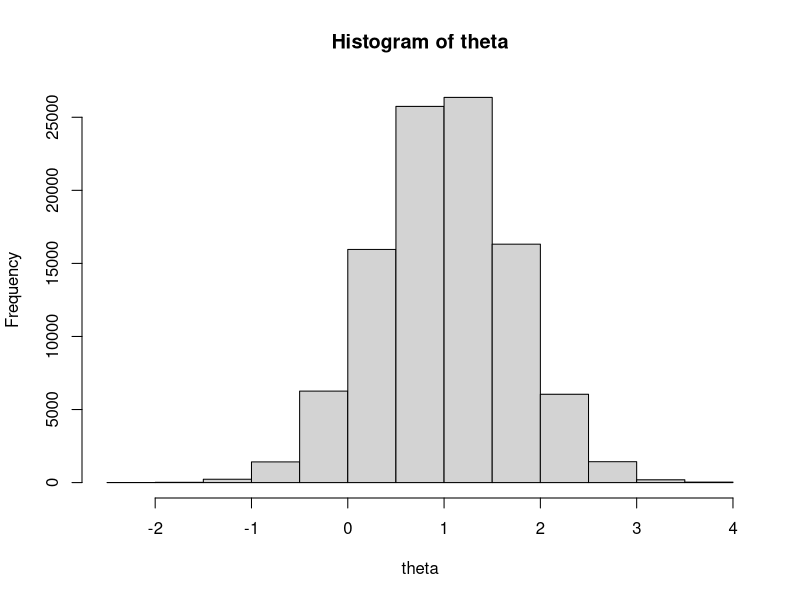
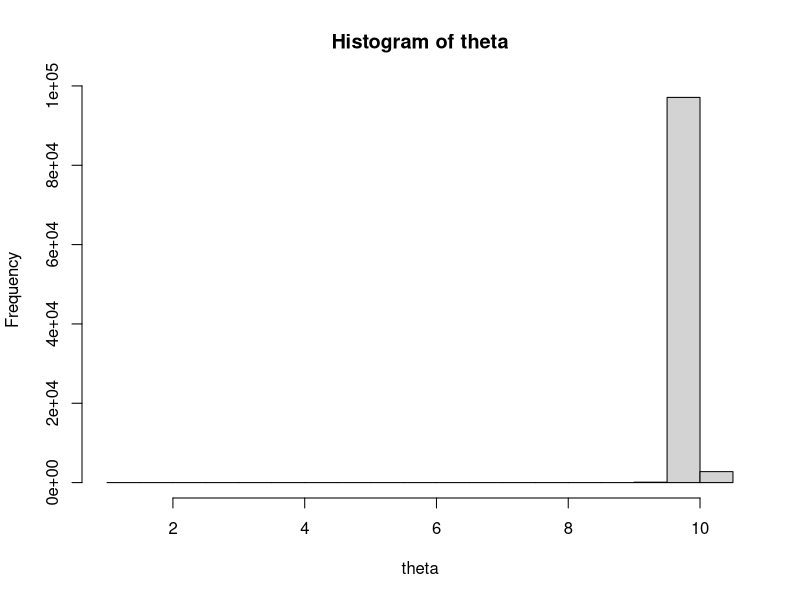
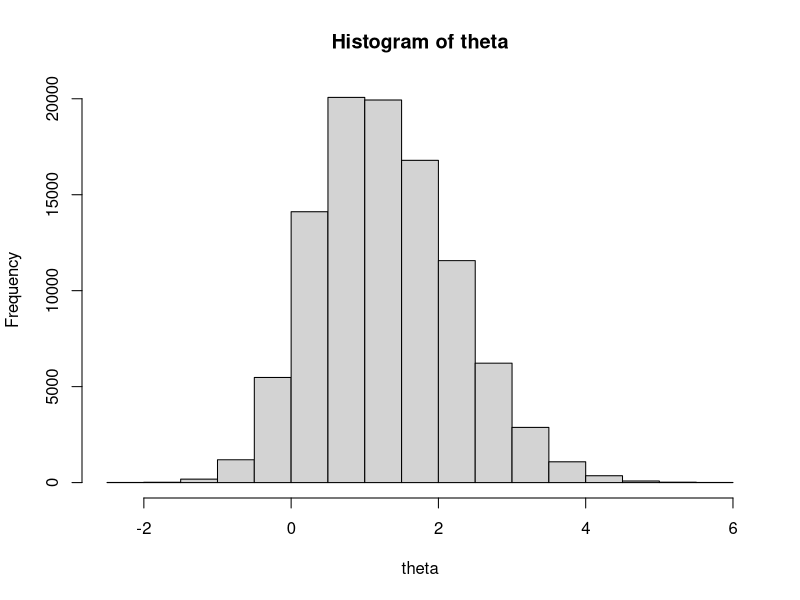

Generate these figures, in order, with R:
## ---- chunk 1
metropolis_hastings = function(rprop, log_dprop, log_mu, theta_1 = 1, B = 10^5)
{
  theta = rep(NA, B)
  theta[1] = theta_1
  for(ii in 2:B)
  {
    theta[ii] = rprop(theta[ii-1])
    log_L = log_mu(theta[ii]) + log_dprop(theta[ii-1], theta[ii]) -
      log_mu(theta[ii-1]) -log_dprop(theta[ii], theta[ii-1])
    if(log(runif(1)) > log_L) theta[ii] = theta[ii-1]
  }
  theta
}
## ---- chunk 2
log_mu = function(theta) log(dnorm(theta, 0, 1)) + log(dnorm(2, theta, 1))
rprop = function(estado_anterior) estado_anterior + rnorm(1)
log_dprop = function(proposta, estado_anterior)
  log(dnorm(proposta, estado_anterior, 1))
theta = metropolis_hastings(rprop, log_dprop, log_mu)
hist(theta)
## ---- chunk 3
mean(theta)
## ---- chunk 4
var(theta)
## ---- chunk 5
mean(exp(theta))
## ---- chunk 6
theta = 10
n = 100
x = rnorm(n, theta, 1)

log_mu = function(theta) log(dnorm(theta, 0, 1)) + sum(log(dnorm(x, theta, 1)))
rprop = function(estado_anterior) estado_anterior + rnorm(1)
log_dprop = function(proposta, estado_anterior) 
  log(dnorm(proposta, estado_anterior, 1))
theta = metropolis_hastings(rprop, log_dprop, log_mu)

mean(theta)
var(theta)
hist(theta)
## ---- chunk 7
log_mu = function(theta) log(dcauchy(theta, 0, 1)) + log(dnorm(2, theta, 1))
rprop = function(estado_anterior) estado_anterior + rnorm(1)
log_dprop = function(proposta, estado_anterior)
  log(dnorm(proposta, estado_anterior, 1))
theta = metropolis_hastings(rprop, log_dprop, log_mu)
hist(theta)
